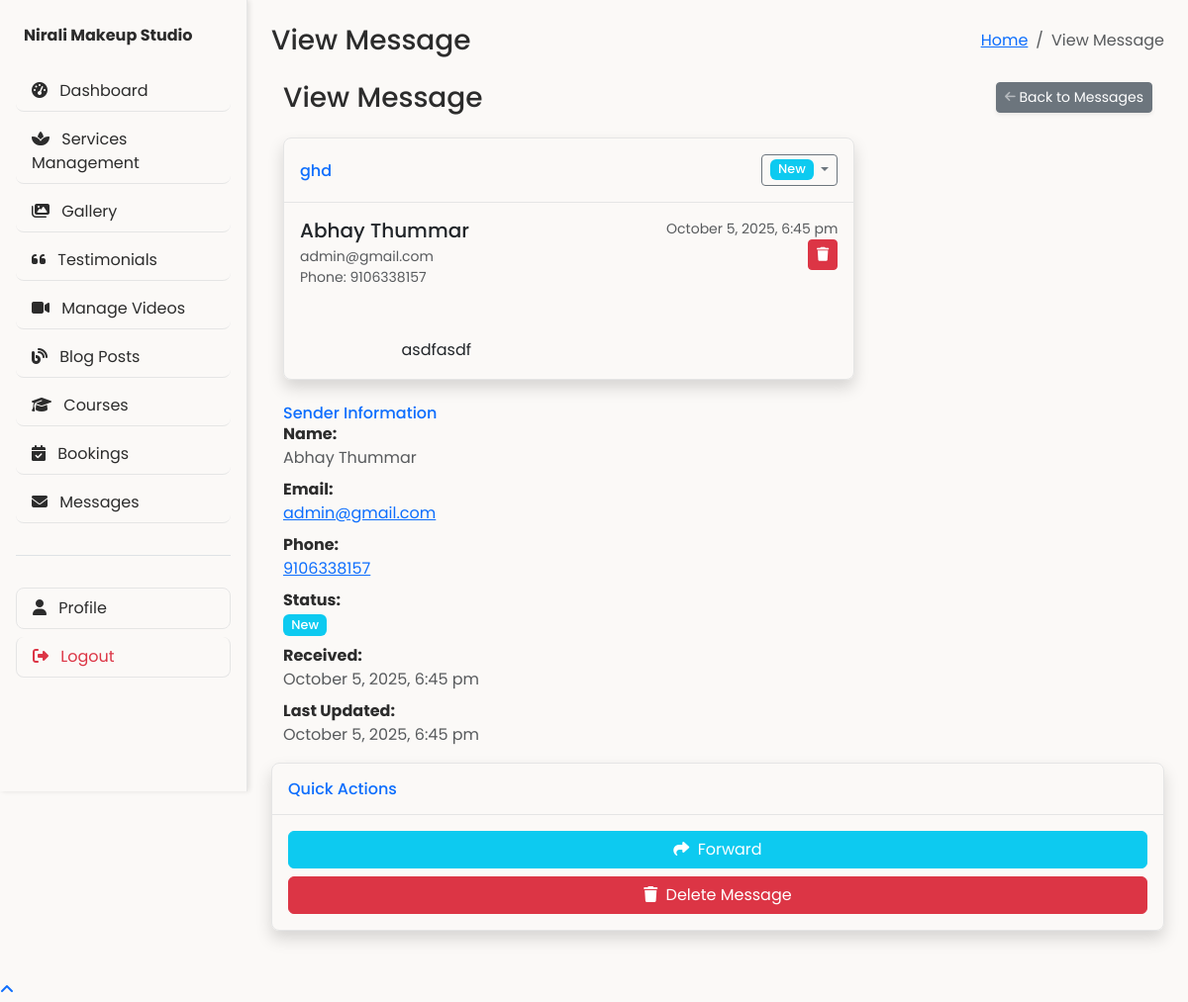
/admin/message-view.php?id=1 (signed in), run on the app's committed database.
### tables this page shows
CREATE TABLE `contact_messages` (
  `id` int(11) NOT NULL,
  `name` varchar(100) NOT NULL,
  `email` varchar(100) NOT NULL,
  `phone` varchar(20) DEFAULT NULL,
  `subject` varchar(255) DEFAULT NULL,
  `message` text NOT NULL,
  `is_read` tinyint(1) DEFAULT 0,
  `status` enum('new','in_progress','completed','spam') DEFAULT 'new',
  `created_at` timestamp NOT NULL DEFAULT current_timestamp(),
  `updated_at` timestamp NOT NULL DEFAULT current_timestamp() ON UPDATE current_timestamp()
);

### admin/message-view.php (the view, shortened to what this page needs)
<?php
require_once __DIR__ . '/../includes/config.php';
try {
    $pdo = getDBConnection();
} catch (Exception $e) {
    error_log("Database connection error: " . $e->getMessage());
    die("Error: Could not connect to the database. Please try again later.");
}
$message_id = (int)$_GET['id'];
try {
    $stmt = $pdo->prepare("SELECT * FROM contact_messages WHERE id = ?");
    $stmt->execute([$message_id]);
    $message = $stmt->fetch(PDO::FETCH_ASSOC);
} catch (PDOException $e) {
    $_SESSION['error'] = 'Error fetching message: ' . $e->getMessage();
    header('Location: messages.php');
    exit();
}
require_once 'includes/header.php';
?>
<div class="container-fluid">
    <div class="d-sm-flex align-items-center justify-content-between mb-4">
        <h1 class="h3 mb-0 text-gray-800">View Message</h1>
        <div>
            <a href="messages.php" class="d-none d-sm-inline-block btn btn-sm btn-secondary shadow-sm">
                <i class="fas fa-arrow-left fa-sm text-white-50"></i> Back to Messages
            </a>
        </div>
    </div>
    <div class="row">
        <div class="col-lg-8">
            <div class="card shadow mb-4">
                <div class="card-header py-3 d-flex justify-content-between align-items-center">
                    <h6 class="m-0 font-weight-bold text-primary">
                        <?php echo !empty($message['subject']) ? htmlspecialchars($message['subject']) : 'No Subject'; ?>
                    </h6>
                    <div class="dropdown">
                        <button class="btn btn-sm btn-outline-secondary dropdown-toggle" type="button"
                                id="statusDropdown" data-bs-toggle="dropdown" aria-expanded="false">
                            <span class="badge bg-<?php
                                echo $message['status'] === 'new' ? 'info' :
                                    ($message['status'] === 'in_progress' ? 'warning' :
                                    ($message['status'] === 'completed' ? 'success' : 'danger'));
                            ?>">
                                <?php echo ucfirst(str_replace('_', ' ', $message['status'])); ?>
                            </span>
                        </button>
                    </div>
                </div>
                <div class="card-body">
                    <div class="d-flex justify-content-between mb-4">
                        <div>
                            <h5 class="mb-1"><?php echo htmlspecialchars($message['name']); ?></h5>
                            <div class="text-muted small">
                                <?php echo htmlspecialchars($message['email']); ?>
                                <?php if (!empty($message['phone'])): ?>
                                    <br>Phone: <?php echo htmlspecialchars($message['phone']); ?>
                                <?php endif; ?>
                            </div>
                        </div>
                        <div class="text-end">
                            <div class="text-muted small">
                                <?php echo date('F j, Y, g:i a', strtotime($message['created_at'])); ?>
                            </div>
                            <a href="messages.php?delete=<?php echo $message['id']; ?>"
                               class="btn btn-sm btn-danger"
                               onclick="return confirm('Are you sure you want to delete this message?')">
                                <i class="fas fa-trash"></i>
                            </a>
                        </div>
                    </div>
                    <div class="message-content mt-4">
                        <?php echo nl2br(htmlspecialchars($message['message'])); ?>
                    </div>
                </div>
            </div>
        </div>
                    <h6 class="m-0 font-weight-bold text-primary">Sender Information</h6>
                </div>
                <div class="card-body">
                    <ul class="list-unstyled">
                        <li class="mb-2">
                            <strong>Name:</strong>
                            <div class="text-muted"><?php echo htmlspecialchars($message['name']); ?></div>
                        </li>
                        <li class="mb-2">
                            <strong>Email:</strong>
                            <div class="text-muted">
                                <a href="mailto:<?php echo htmlspecialchars($message['email']); ?>">
                                    <?php echo htmlspecialchars($message['email']); ?>
                                </a>
                            </div>
                        </li>
                        <?php if (!empty($message['phone'])): ?>
                            <li class="mb-2">
                                <strong>Phone:</strong>
                                <div class="text-muted">
                                    <a href="tel:<?php echo preg_replace('/[^0-9+]/', '', $message['phone']); ?>">
                                        <?php echo htmlspecialchars($message['phone']); ?>
                                    </a>
                                </div>
                            </li>
                        <?php endif; ?>
                        <li class="mb-2">
                            <strong>Status:</strong>
                            <div>
                                <span class="badge bg-<?php
                                    echo $message['status'] === 'new' ? 'info' :
                                        ($message['status'] === 'in_progress' ? 'warning' :
                                        ($message['status'] === 'completed' ? 'success' : 'danger'));
                                ?>">
                                    <?php echo ucfirst(str_replace('_', ' ', $message['status'])); ?>
                                </span>
                            </div>
                        </li>
                        <li class="mb-2">
                            <strong>Received:</strong>
                            <div class="text-muted">
                                <?php echo date('F j, Y, g:i a', strtotime($message['created_at'])); ?>
                            </div>
                        </li>
                        <?php if ($message['updated_at'] !== $message['created_at']): ?>
                            <li class="mb-2">
                                <strong>Last Updated:</strong>
                                <div class="text-muted">
                                    <?php echo date('F j, Y, g:i a', strtotime($message['updated_at'])); ?>
                                </div>
                            </li>
                        <?php endif; ?>
                    </ul>
                </div>
            </div>
            <div class="card shadow mb-4">
                <div class="card-header py-3">
                    <h6 class="m-0 font-weight-bold text-primary">Quick Actions</h6>
                </div>
                <div class="card-body">
                    <div class="d-grid gap-2">
                        <a href="#" class="btn btn-info text-white" data-bs-toggle="modal" data-bs-target="#forwardModal">
                            <i class="fas fa-share me-1"></i> Forward
                        </a>
                        <a href="messages.php?delete=<?php echo $message['id']; ?>"
                           class="btn btn-danger"
                           onclick="return confirm('Are you sure you want to delete this message?')">
                            <i class="fas fa-trash me-1"></i> Delete Message
                        </a>
                    </div>
                </div>
            </div>
        </div>
    </div>
</div>
<?php require_once 'includes/footer.php'; ?>

### admin/includes/header.php (style rules this page uses)
.card { border-radius: 0.5rem; overflow: hidden; }
:root { --primary-bg: #FBF9F7; --primary-text: #2C2C2C; --sidebar-width: 250px; }
body { font-family: -apple-system, BlinkMacSystemFont, 'Segoe UI', Roboto, Oxygen, Ubuntu, Cantarell, sans-serif; background-color: var(--primary-bg); color: var(--primary-text); min-height: 100vh; margin: 0; padding: 0; }
:root { --primary: #4e73df; --secondary: #858796; --success: #1cc88a; --info: #36b9cc; --warning: #f6c23e; --danger: #e74a3b; --light: #f8f9fc; --dark: #5a5c69; --instagram: #e4405f; }
body { font-family: 'Poppins', sans-serif; background-color: var(--primary-bg); color: var(--primary-text); min-height: 100vh; overflow-x: hidden; }
.card { background: var(--tertiary-bg); border: 1px solid var(--light-border); border-radius: 8px; box-shadow: var(--card-shadow); transition: all 0.3s ease; }
.card-header { background: var(--secondary-bg); border-bottom: 1px solid var(--light-border); color: var(--primary-text); font-weight: 600; }

### admin/message-view.php (style rules this page uses)
.message-content { line-height: 1.6; white-space: pre-wrap; }
.badge { font-size: 0.8rem; font-weight: 500; padding: 0.35em 0.65em; }

### data on the page
contact_messages: subject "ghd", status "New", name "Abhay Thummar", email "admin@gmail.com", phone "9106338157", created_at "October 5, 2025, 6:45 pm", message "asdfasdf", updated_at "October 5, 2025, 6:45 pm"

### other printed values
$page_title "View Message"
